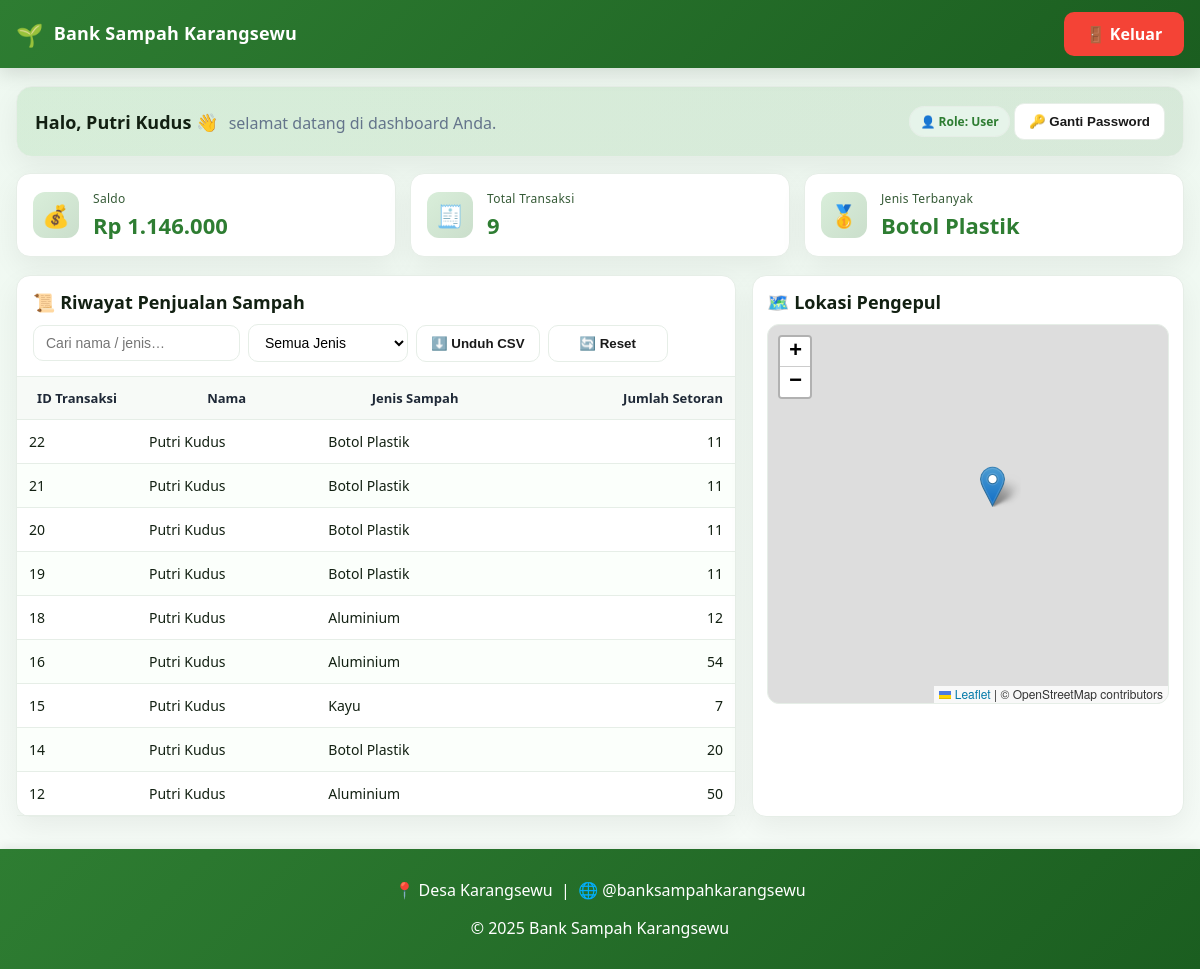
Page /user.php (signed in) on the committed database.
### tables this page shows
CREATE TABLE `saldo` (
  `id_saldo` int(100) NOT NULL,
  `id_user` int(100) NOT NULL,
  `nama` varchar(100) NOT NULL,
  `saldo` int(100) NOT NULL
);

CREATE TABLE `transaction` (
  `id_trans` int(100) NOT NULL,
  `id_user` int(100) NOT NULL,
  `no_hp` varchar(15) NOT NULL,
  `jenis_sampah` enum('Botol Plastik','Aluminium','Kayu','kertas') NOT NULL,
  `tanggal` timestamp(6) NOT NULL DEFAULT current_timestamp(6),
  `jumlah_setoran` int(50) NOT NULL
);

CREATE TABLE `account` (
  `id_user` int(11) NOT NULL,
  `nama` varchar(200) NOT NULL,
  `password` varchar(200) NOT NULL,
  `no_hp` varchar(15) NOT NULL,
  `alamat` varchar(100) NOT NULL,
  `role` enum('admin','user') NOT NULL DEFAULT 'user'
);

### user.php (the view, shortened to what this page needs)
<?php
require 'koneksi.php';
$id_user = (int)$_SESSION['id_user'];
$saldo = 0;
if ($stmt = $conn->prepare("SELECT saldo FROM saldo WHERE id_user = ? LIMIT 1")) {
  $stmt->bind_param("i",$id_user); $stmt->execute(); $stmt->bind_result($sdb);
  if ($stmt->fetch()) $saldo = (float)$sdb; $stmt->close();
}
$riwayat = [];
$sql = "SELECT t.id_trans AS id_transaksi,a.nama AS nama_user,t.jenis_sampah,t.jumlah_setoran
        FROM `transaction` t JOIN account a ON t.id_user=a.id_user
        WHERE t.id_user=? ORDER BY t.id_trans DESC";
if ($stmt = $conn->prepare($sql)) {
  $stmt->bind_param("i",$id_user); $stmt->execute();
  $r = $stmt->get_result(); while($row=$r->fetch_assoc()) $riwayat[]=$row; $stmt->close();
}
?>
<!DOCTYPE html>
<html lang="id">
<head>
  <link rel="stylesheet" href="user.css?v=7"/>
  <link rel="stylesheet" href="https://unpkg.com/leaflet/dist/leaflet.css"/>
</head>
<body>
  <div class="header">
    <div class="header__inner">
      <div class="brand">
        <div class="brand__emoji">🌱</div>
        <div class="brand__title">Bank Sampah Karangsewu</div>
      </div>
      <a class="btn btn--danger" href="logout.php">🚪 Keluar</a>
    </div>
  </div>
  <div class="container">
    <section class="hero">
      <div>
        <span class="hero__text">Halo, <strong><?= htmlspecialchars($_SESSION['nama']) ?></strong> 👋</span>
        <span class="hero__sub">selamat datang di dashboard Anda.</span>
      </div>
      <div class="hero__tools">
        <span class="badge">👤 Role: User</span>
        <button class="btn btn--ghost" id="btnOpenPassword">🔑 Ganti Password</button>
      </div>
    </section>
    <section class="stats" aria-label="Statistik">
      <div class="stat">
        <div class="stat__icon">💰</div>
        <div class="stat__labels">
          <div class="stat__title">Saldo</div>
          <div class="stat__value" id="stat-saldo">Rp <?= number_format($saldo,0,',','.') ?></div>
        </div>
      </div>
      <div class="stat">
        <div class="stat__icon">🧾</div>
        <div class="stat__labels">
          <div class="stat__title">Total Transaksi</div>
          <div class="stat__value" id="stat-transaksi">0</div>
        </div>
      </div>
      <div class="stat">
        <div class="stat__icon">🥇</div>
        <div class="stat__labels">
          <div class="stat__title">Jenis Terbanyak</div>
          <div class="stat__value" id="stat-jenis">—</div>
        </div>
      </div>
    </section>
    <section class="grid">
      <div class="card">
        <div class="card__header">
          <h3 class="card__title">📜 Riwayat Penjualan Sampah</h3>
          <div class="toolbar">
            <input class="input" type="search" id="searchInput" placeholder="Cari nama / jenis…" aria-label="Pencarian"/>
            <select class="select" id="filterJenis" aria-label="Filter jenis">
              <option value="">Semua Jenis</option>
            </select>
            <button class="btn btn--ghost" id="btnDownload">⬇️ Unduh CSV</button>
            <button class="btn btn--ghost" id="btnReset">🔄 Reset</button>
          </div>
        </div>
        <div class="table-wrap">
          <table id="tabelRiwayat" aria-label="Tabel riwayat transaksi">
            <thead>
              <tr>
                <th>ID Transaksi</th>
                <th>Nama</th>
                <th>Jenis Sampah</th>
                <th>Jumlah Setoran</th>
              </tr>
            </thead>
            <tbody>
            <?php if(!$riwayat): ?>
              <tr><td colspan="4" style="text-align:center; padding:22px; color:var(--muted);">Belum ada transaksi.</td></tr>
            <?php else: foreach($riwayat as $r): ?>
              <tr>
                <td><?= htmlspecialchars($r['id_transaksi']) ?></td>
                <td><?= htmlspecialchars($r['nama_user']) ?></td>
                <td><?= htmlspecialchars($r['jenis_sampah']) ?></td>
                <td><?= number_format((int)$r['jumlah_setoran'],0,',','.') ?></td>
              </tr>
            <?php endforeach; endif; ?>
            </tbody>
          </table>
        </div>
      </div>
      <div class="card" style="padding:14px;">
        <div class="card__header" style="border-bottom:none; padding:0 0 10px 0;">
          <h3 class="card__title" style="margin:0;">🗺️ Lokasi Pengepul</h3>
        </div>
        <div id="map"></div>
      </div>
    </section>
  </div>
  <footer class="footer">
    <p>📍 Desa Karangsewu &nbsp;|&nbsp; 🌐 @banksampahkarangsewu</p>
    <p>© 2025 Bank Sampah Karangsewu</p>
  </footer>
</body>
</html>

### user.css (style rules this page uses)
:root { --brand1:#2e7d32; --brand2:#1b5e20; --accent:#66bb6a; --bg1:#eef8f0; --bg2:#f6fbf7; --card:#ffffff; --text:#122012; --muted:#64748b; --line:#e6eee7; --shadow:0 10px 28px rgba(0,0,0,.06); }
* { box-sizing:border-box; }
html,body { margin:0; padding:0; }
body { font-family:"Segoe UI", Arial, sans-serif; color:var(--text); background: radial-gradient(900px 420px at -10% -10%, rgba(102,187,106,.14), transparent 38%), radial-gradient(900px 520px at 110% 120%, rgba(46,125,50,.10), transparent 38%), linear-gradient(180deg, var(--bg1), var(--bg2)); min-height:100vh; }
.header { position:sticky; top:0; z-index:50; background:linear-gradient(135deg, var(--brand1), var(--brand2)); color:#fff; box-shadow:0 6px 18px rgba(0,0,0,.12); }
.header__inner { max-width:1200px; margin:0 auto; padding:12px 16px; display:flex; align-items:center; justify-content:space-between; gap:12px; }
.brand { display:flex; align-items:center; gap:10px; font-weight:800; letter-spacing:.2px; }
.brand__emoji { font-size:22px; }
.brand__title { font-size:18px; line-height:1.1; }
.btn { display:inline-flex; align-items:center; justify-content:center; padding:10px 14px; border-radius:10px; font-weight:700; text-decoration:none; cursor:pointer; border:1px solid transparent; min-width:120px; gap:8px; transition:transform .15s, filter .15s, background .15s, border-color .15s; }
.btn--danger { background:#f44336; color:#fff; }
.container { max-width:1200px; margin:18px auto 32px; padding:0 16px; }
.hero { background:linear-gradient(135deg, rgba(102,187,106,.18), rgba(46,125,50,.12)); border:1px solid var(--line); border-radius:16px; box-shadow:var(--shadow); padding:16px 18px; margin-bottom:16px; display:flex; align-items:center; justify-content:space-between; gap:16px; flex-wrap:wrap; }
.hero__text { font-size:18px; font-weight:700; }
.hero__sub { font-weight:500; color:var(--muted); margin-left:6px; }
.badge { background:#e6f4ea; color:var(--brand1); border:1px solid var(--line); border-radius:999px; padding:6px 10px; font-size:12px; font-weight:700; }
.stats { display:grid; grid-template-columns:repeat(3,1fr); gap:14px; margin-bottom:18px; }
.stat { background:var(--card); border:1px solid var(--line); border-radius:14px; padding:16px; box-shadow:var(--shadow); display:flex; gap:14px; align-items:center; }
.stat__icon { width:46px; height:46px; border-radius:12px; display:grid; place-items:center; background:linear-gradient(135deg, rgba(102,187,106,.25), rgba(46,125,50,.25)); color:#1b5e20; font-size:22px; }
.stat__labels { display:flex; flex-direction:column; gap:3px; }
.stat__title { font-size:12px; color:#355a36; letter-spacing:.3px; }
.stat__value { font-size:22px; font-weight:800; color:var(--brand1); }
.grid { display:grid; grid-template-columns:1.25fr .75fr; gap:16px; }
.card { background:var(--card); border:1px solid var(--line); border-radius:14px; box-shadow:var(--shadow); }
.card__header { padding:14px 16px; border-bottom:1px solid var(--line); display:flex; align-items:center; gap:10px; justify-content:space-between; flex-wrap:wrap; }
.card__title { margin:0; font-size:18px; }
.toolbar { display:flex; align-items:center; gap:8px; flex-wrap:wrap; }
.input,.select { padding:9px 12px; border-radius:10px; border:1px solid var(--line); background:#fff; min-width:160px; font-size:14px; }
.btn--ghost { background:#fff; border:1px solid var(--line); color:#1a1a1a; }
.table-wrap { overflow:auto; }
table { width:100%; border-collapse:separate; border-spacing:0; }
thead th { background:#f7faf7; color:#1f2937; font-weight:800; font-size:13px; padding:12px; text-align:center; position:sticky; top:0; z-index:1; border-bottom:1px solid var(--line); }
tbody td { padding:12px; border-bottom:1px solid var(--line); font-size:14px; }
tbody tr:nth-child(even) { background:#fbfffb; }
table th:nth-child(1), table td:nth-child(1) { width:120px; }
table th:nth-child(4), table td:nth-child(4) { text-align:right; }
#map { width:100%; height:380px; border-radius:12px; overflow:hidden; border:1px solid var(--line); }
.footer { text-align:center; padding:14px; color:#fff; background:linear-gradient(135deg, var(--brand1), var(--brand2)); box-shadow:0 -2px 10px rgba(0,0,0,.08); margin-top:26px; }

### rows in the picture
saldo: saldo "1.146.000"
transaction: id_trans "22", id_user.nama "Putri Kudus", jenis_sampah "Botol Plastik", jumlah_setoran "11"
transaction: id_trans "21", id_user.nama "Putri Kudus", jenis_sampah "Botol Plastik", jumlah_setoran "11"
transaction: id_trans "20", id_user.nama "Putri Kudus", jenis_sampah "Botol Plastik", jumlah_setoran "11"
transaction: id_trans "19", id_user.nama "Putri Kudus", jenis_sampah "Botol Plastik", jumlah_setoran "11"
transaction: id_trans "18", id_user.nama "Putri Kudus", jenis_sampah "Aluminium", jumlah_setoran "12"
transaction: id_trans "16", id_user.nama "Putri Kudus", jenis_sampah "Aluminium", jumlah_setoran "54"
transaction: id_trans "15", id_user.nama "Putri Kudus", jenis_sampah "Kayu", jumlah_setoran "7"
transaction: id_trans "14", id_user.nama "Putri Kudus", jenis_sampah "Botol Plastik", jumlah_setoran "20"
transaction: id_trans "12", id_user.nama "Putri Kudus", jenis_sampah "Aluminium", jumlah_setoran "50"

### other values in the picture
$_SESSION['nama'] "Putri Kudus"
